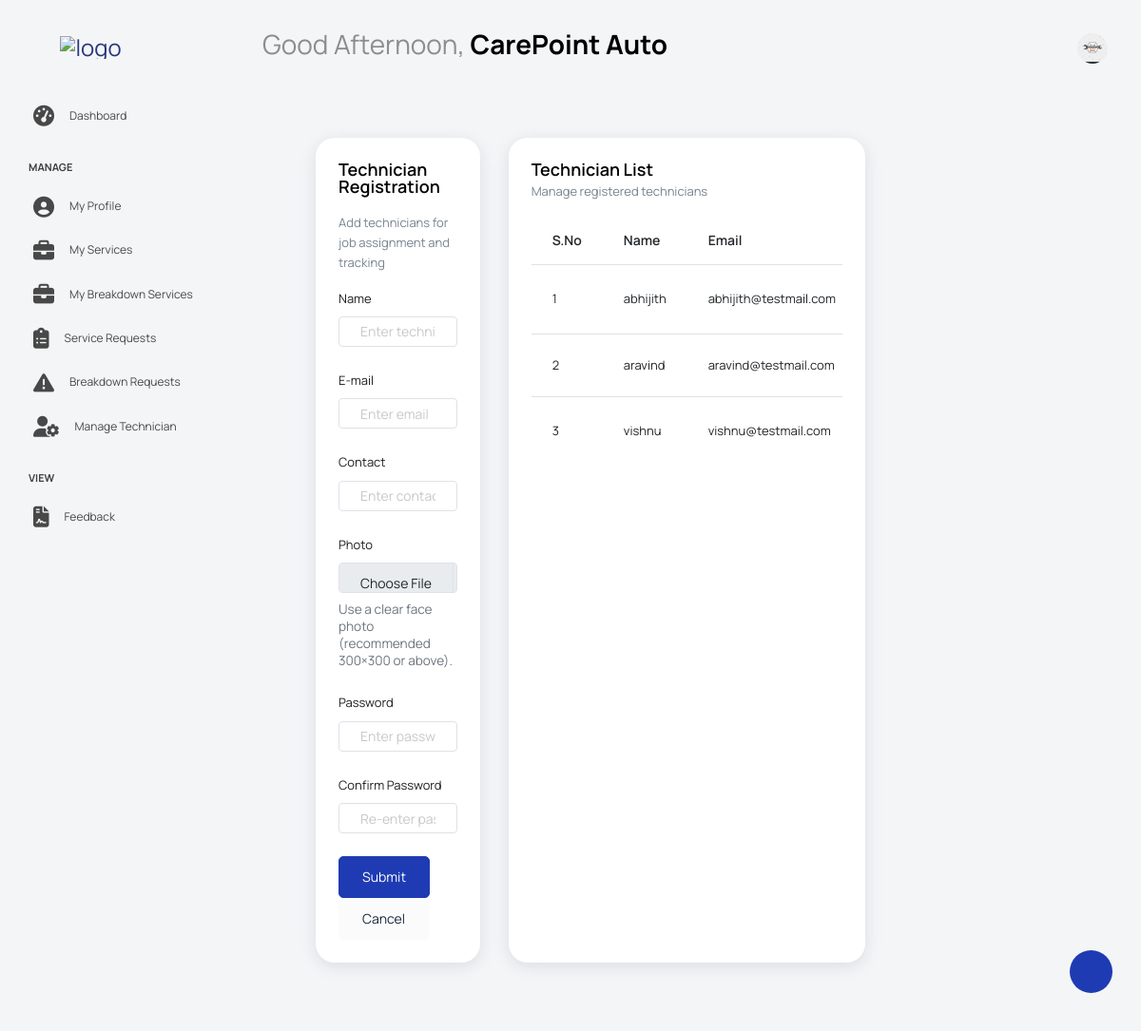
/ServiceCenter/technician/ (signed in), run on the app's committed database.
### Guest/models.py (models this page shows)
class tbl_servicecenter(models.Model):
    servicecenter_name=models.CharField(max_length=50)
    servicecenter_email=models.CharField(max_length=50)
    servicecenter_contact=models.CharField(max_length=50)
    servicecenter_address=models.CharField(max_length=50)
    servicecenter_logo=models.FileField(upload_to='Assets/ServicecenterDocs/')
    servicecenter_license=models.FileField(upload_to='Assets/ServicecenterDocs/')
    servicecenter_password=models.CharField(max_length=50)
    servicecenter_status=models.IntegerField(default=0)
    servicecenter_regdate=models.DateField(auto_now_add=True)
    place=models.ForeignKey(tbl_place,on_delete=models.CASCADE)

### ServiceCenter/models.py (models this page shows)
class tbl_technician(models.Model):
    technician_name=models.CharField(max_length=50)
    technician_email=models.CharField(max_length=50)
    technician_contact=models.CharField(max_length=50)
    technician_photo=models.FileField(upload_to='Assets/TechnicianDocs/')
    technician_password=models.CharField(max_length=50)
    servicecenter=models.ForeignKey(tbl_servicecenter,on_delete=models.CASCADE)

### ServiceCenter/views.py (the view)
# urls.py: path('technician/',views.technician,name="technician"),
def technician(request):
     if 'cid' not in request.session:
      return redirect("Guest:Login")
     else:
        techniciandata=tbl_technician.objects.filter(servicecenter=request.session['cid'])
        servicecenter=tbl_servicecenter.objects.get(id=request.session['cid'])
        if request.method=="POST":
            name=request.POST.get("txt_name")
            email=request.POST.get("txt_mail")
            contact=request.POST.get("txt_contact")
            photo=request.FILES.get("photo")
            password=request.POST.get("txt_password")
            techniciancount=tbl_technician.objects.filter(technician_email=email).count()
            if techniciancount>0:
                return render(request,"ServiceCenter/Technician.html",{'msg':"email already exists"})
            else:
                tbl_technician.objects.create(technician_name=name,technician_email=email,technician_contact=contact,
                technician_photo=photo,technician_password=password,servicecenter=servicecenter)
                return render(request,"ServiceCenter/Technician.html",{'msg':"Technician Added"})
        else:
            return render(request,"ServiceCenter/Technician.html",{'data':techniciandata,'Data':servicecenter})

### ServiceCenter/templates/ServiceCenter/Technician.html (shortened to what this page needs)
{% extends 'ServiceCenter/Head_service.html' %}
{% block content %}
<div class="main-panel">
  <div class="content-wrapper">
    <div class="row">
      <div class="col-lg-4 grid-margin stretch-card">
        <div class="card">
          <div class="card-body">
            <h4 class="card-title">Technician Registration</h4>
            <p class="card-description mb-3">Add technicians for job assignment and tracking</p>
            <form method="post" enctype="multipart/form-data" class="forms-sample">
              <div class="form-group">
                <label for="txt_name">Name</label>
                <input type="text" class="form-control" id="txt_name" name="txt_name"
                       placeholder="Enter technician name" required>
              </div>
              <div class="form-group">
                <label for="txt_mail">E-mail</label>
                <input type="email" class="form-control" id="txt_mail" name="txt_mail"
                       placeholder="Enter email" required>
              </div>
              <div class="form-group">
                <label for="txt_contact">Contact</label>
                <input type="text" class="form-control" id="txt_contact" name="txt_contact"
                       placeholder="Enter contact number" required>
              </div>
              <div class="form-group">
                <label for="photo">Photo</label>
                <input type="file" class="form-control" id="photo" name="photo" accept="image/*" required>
                <div class="hint-text mt-2">Use a clear face photo (recommended 300×300 or above).</div>
              </div>
              <div class="form-group">
                <label for="txt_password">Password</label>
                <input type="password" class="form-control" id="txt_password" name="txt_password"
                       placeholder="Enter password" required>
              </div>
              <div class="form-group">
                <label for="confirm_password">Confirm Password</label>
                <input type="password" class="form-control" id="confirm_password" name="confirm_password"
                       placeholder="Re-enter password" required>
              </div>
              <button type="submit" class="btn btn-primary me-2">Submit</button>
              <a href="{% url 'ServiceCenter:technician' %}" class="btn btn-light">Cancel</a>
            </form>
          </div>
        </div>
      </div>
      <div class="col-lg-8 grid-margin stretch-card">
        <div class="card">
          <div class="card-body">
            <div class="d-flex align-items-center justify-content-between mb-3">
              <div>
                <h4 class="card-title mb-1">Technician List</h4>
                <p class="card-description mb-0">Manage registered technicians</p>
              </div>
            </div>
            <div class="table-responsive">
              <table class="table table-hover align-middle">
                <thead>
                  <tr>
                    <th style="width:70px;">S.No</th>
                    <th>Name</th>
                    <th>Email</th>
                  </tr>
                </thead>
                <tbody>
                  {% for i in data %}
                  <tr>
                    <td>{{ forloop.counter }}</td>
                    <td>{{ i.technician_name }}</td>
                    <td>{{ i.technician_email }}</td>
                  </tr>
                  {% empty %}
                  <tr>
                    <td colspan="6" class="text-center text-muted py-4">
                      No technicians found.
                    </td>
                  </tr>
                  {% endfor %}
                </tbody>
              </table>
            </div>
          </div>
        </div>
      </div>
    </div>
  </div>
</div>
{% endblock content %}

### ServiceCenter/templates/ServiceCenter/Head_service.html (shortened to what this page needs)
{% load static %}
<!DOCTYPE html>
<html lang="en">
<head>
  <link rel="stylesheet" href="{% static 'ServiceCenter/vendors/feather/feather.css' %}">
  <link rel="stylesheet" href="{% static 'ServiceCenter/vendors/mdi/css/materialdesignicons.min.css' %}">
  <link rel="stylesheet" href="{% static 'ServiceCenter/vendors/ti-icons/css/themify-icons.css' %}">
  <link rel="stylesheet" href="{% static 'ServiceCenter/vendors/typicons/typicons.css' %}">
  <link rel="stylesheet" href="{% static 'ServiceCenter/vendors/simple-line-icons/css/simple-line-icons.css' %}">
  <link rel="stylesheet" href="{% static 'ServiceCenter/vendors/css/vendor.bundle.base.css' %}">
  <link rel="stylesheet" href="{% static 'ServiceCenter/vendors/datatables.net-bs4/dataTables.bootstrap4.css' %}">
  <link rel="stylesheet" href="{% static 'ServiceCenter/js/select.dataTables.min.css' %}">
  <link rel="stylesheet" href="{% static 'ServiceCenter/css/vertical-layout-light/style.css' %}">
  <link rel="stylesheet" href="https://cdnjs.cloudflare.com/ajax/libs/font-awesome/6.5.0/css/all.min.css">
</head>
<body>
<div class="container-scroller">
  <nav class="navbar default-layout col-lg-12 col-12 p-0 fixed-top d-flex align-items-top flex-row">
    <div class="text-center navbar-brand-wrapper d-flex align-items-center justify-content-start">
      <div class="me-3">
        <button class="navbar-toggler navbar-toggler align-self-center" type="button" data-bs-toggle="minimize">
          <span class="icon-menu"></span>
        </button>
      </div>
      <div>
        <a class="navbar-brand brand-logo" href="{% url 'ServiceCenter:HomePage' %}">
          <img src="{% static 'ServiceCenter/images/GarageLive_logo.png' %}" alt="logo">
        </a>
      </div>
    </div>
    <div class="navbar-menu-wrapper d-flex align-items-top">
      <ul class="navbar-nav">
        <li class="nav-item font-weight-semibold ms-0">
          <h1 class="welcome-text">
            <span id="greeting"></span>,
            <span class="text-black fw-bold">{{ Data.servicecenter_name }}</span>
          </h1>
        </li>
      </ul>
      <ul class="navbar-nav ms-auto">
        <li class="nav-item dropdown user-dropdown">
          <a class="nav-link" id="UserDropdown" href="#" data-bs-toggle="dropdown" aria-expanded="false">
            <img class="img-xs rounded-circle" src="{{ Data.servicecenter_logo.url }}" alt="Profile image">
          </a>
        </li>
      </ul>
    </div>
  </nav>
  <div class="container-fluid page-body-wrapper">
    <div class="theme-setting-wrapper">
      <div id="settings-trigger"><i class="ti-settings"></i></div>
    </div>
    <nav class="sidebar sidebar-offcanvas" id="sidebar">
      <ul class="nav">
        <li class="nav-item">
          <a class="nav-link" href="{% url 'ServiceCenter:HomePage' %}">
            <i class="menu-icon fa-solid fa-tachometer-alt"></i>
            <span class="menu-title">Dashboard</span>
          </a>
        </li>
        <li class="nav-item nav-category">Manage</li>
        <li class="nav-item">
          <a class="nav-link" href="{% url 'ServiceCenter:profile' %}">
            <i class="menu-icon fa-solid fa-user-circle"></i>
            <span class="menu-title">My Profile</span>
          </a>
        </li>
        <li class="nav-item">
          <a class="nav-link" href="{% url 'ServiceCenter:myservices' %}">
            <i class="menu-icon fa-solid fa-briefcase"></i>
            <span class="menu-title">My Services</span>
          </a>
        </li>
         <li class="nav-item">
            <a class="nav-link" href="{% url 'ServiceCenter:my_breakdown_services' %}">
              <i class="menu-icon fa-solid fa-briefcase"></i>
              <span class="menu-title">My Breakdown Services</span>
            </a>
          </li>
        <li class="nav-item">
          <a class="nav-link" href="{% url 'ServiceCenter:service_request' %}">
            <i class="menu-icon fa-solid fa-clipboard-list"></i>
            <span class="menu-title">Service Requests</span>
          </a>
        </li>
          <li class="nav-item">
            <a class="nav-link" href="{% url 'ServiceCenter:breakdownrequest' %}">
              <i class="menu-icon fa-solid - fa-triangle-exclamation"></i>
              <span class="menu-title">Breakdown Requests</span>
            </a>
          </li>
           <li class="nav-item">
          <a class="nav-link" href="{% url 'ServiceCenter:technician' %}">
            <i class="menu-icon fa-solid fa-user-cog"></i>
            <span class="menu-title">Manage Technician</span>
          </a>
        </li>
        <li class="nav-item nav-category">View</li>
          <li class="nav-item">
            <a class="nav-link" href="{% url 'ServiceCenter:view_feedback' %}">
              <i class="menu-icon fa-solid fa-file-contract"></i>
              <span class="menu-title">Feedback</span>
            </a>
          </li>
      </ul>
    </nav>
    <div class="main-panel">
      <div class="content-wrapper">
        {% block content %}
        {% endblock content %}
      </div>
    </div>
  </div>
</div>
</body>
</html>

### ServiceCenter/templates/ServiceCenter/Technician.html (style rules this page uses)
.hint-text { font-size: .85rem; color: #6c757d; }
input[type="file"].form-control { width: 100% !important; }

### data on the page
tbl_servicecenter: servicecenter_name "CarePoint Auto", servicecenter_logo (picture)
tbl_technician: technician_name "abhijith", technician_email "abhijith@testmail.com"
tbl_technician: technician_name "aravind", technician_email "aravind@testmail.com"
tbl_technician: technician_name "vishnu", technician_email "vishnu@testmail.com"
